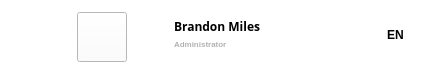
<?xml version="1.0" encoding="UTF-8"?>
<ui version="4.0">
 <class>UserProfile</class>
 <widget class="QWidget" name="UserProfile">
  <property name="geometry">
   <rect>
    <x>0</x>
    <y>0</y>
    <width>444</width>
    <height>70</height>
   </rect>
  </property>
  <property name="sizePolicy">
   <sizepolicy hsizetype="Maximum" vsizetype="Maximum">
    <horstretch>0</horstretch>
    <verstretch>0</verstretch>
   </sizepolicy>
  </property>
  <property name="windowTitle">
   <string>Form</string>
  </property>
  <property name="styleSheet">
   <string notr="true">background-color: rgb(255, 255, 255);

</string>
  </property>
  <layout class="QGridLayout" name="gridLayout">
   <property name="leftMargin">
    <number>10</number>
   </property>
   <property name="topMargin">
    <number>10</number>
   </property>
   <property name="rightMargin">
    <number>10</number>
   </property>
   <property name="bottomMargin">
    <number>10</number>
   </property>
   <property name="spacing">
    <number>0</number>
   </property>
   <item row="1" column="5">
    <widget class="QPushButton" name="dropdownButton">
     <property name="enabled">
      <bool>true</bool>
     </property>
     <property name="sizePolicy">
      <sizepolicy hsizetype="Fixed" vsizetype="Fixed">
       <horstretch>0</horstretch>
       <verstretch>0</verstretch>
      </sizepolicy>
     </property>
     <property name="minimumSize">
      <size>
       <width>30</width>
       <height>50</height>
      </size>
     </property>
     <property name="maximumSize">
      <size>
       <width>50</width>
       <height>45</height>
      </size>
     </property>
     <property name="palette">
      <palette>
       <active>
        <colorrole role="Button">
         <brush brushstyle="SolidPattern">
          <color alpha="255">
           <red>255</red>
           <green>255</green>
           <blue>255</blue>
          </color>
         </brush>
        </colorrole>
        <colorrole role="Base">
         <brush brushstyle="SolidPattern">
          <color alpha="255">
           <red>255</red>
           <green>255</green>
           <blue>255</blue>
          </color>
         </brush>
        </colorrole>
        <colorrole role="Window">
         <brush brushstyle="SolidPattern">
          <color alpha="255">
           <red>255</red>
           <green>255</green>
           <blue>255</blue>
          </color>
         </brush>
        </colorrole>
       </active>
       <inactive>
        <colorrole role="Button">
         <brush brushstyle="SolidPattern">
          <color alpha="255">
           <red>255</red>
           <green>255</green>
           <blue>255</blue>
          </color>
         </brush>
        </colorrole>
        <colorrole role="Base">
         <brush brushstyle="SolidPattern">
          <color alpha="255">
           <red>255</red>
           <green>255</green>
           <blue>255</blue>
          </color>
         </brush>
        </colorrole>
        <colorrole role="Window">
         <brush brushstyle="SolidPattern">
          <color alpha="255">
           <red>255</red>
           <green>255</green>
           <blue>255</blue>
          </color>
         </brush>
        </colorrole>
       </inactive>
       <disabled>
        <colorrole role="Button">
         <brush brushstyle="SolidPattern">
          <color alpha="255">
           <red>255</red>
           <green>255</green>
           <blue>255</blue>
          </color>
         </brush>
        </colorrole>
        <colorrole role="Base">
         <brush brushstyle="SolidPattern">
          <color alpha="255">
           <red>255</red>
           <green>255</green>
           <blue>255</blue>
          </color>
         </brush>
        </colorrole>
        <colorrole role="Window">
         <brush brushstyle="SolidPattern">
          <color alpha="255">
           <red>255</red>
           <green>255</green>
           <blue>255</blue>
          </color>
         </brush>
        </colorrole>
       </disabled>
      </palette>
     </property>
     <property name="font">
      <font>
       <kerning>true</kerning>
      </font>
     </property>
     <property name="cursor">
      <cursorShape>PointingHandCursor</cursorShape>
     </property>
     <property name="styleSheet">
      <string notr="true">border: none;</string>
     </property>
     <property name="text">
      <string/>
     </property>
     <property name="icon">
      <iconset resource="../../QResources.qrc">
       <normaloff>:/Resources/dropdownIcon.png</normaloff>:/Resources/dropdownIcon.png</iconset>
     </property>
     <property name="iconSize">
      <size>
       <width>12</width>
       <height>20</height>
      </size>
     </property>
     <property name="autoDefault">
      <bool>false</bool>
     </property>
     <property name="default">
      <bool>false</bool>
     </property>
     <property name="flat">
      <bool>true</bool>
     </property>
    </widget>
   </item>
   <item row="2" column="4">
    <spacer name="verticalSpacer">
     <property name="orientation">
      <enum>Qt::Vertical</enum>
     </property>
     <property name="sizeHint" stdset="0">
      <size>
       <width>20</width>
       <height>40</height>
      </size>
     </property>
    </spacer>
   </item>
   <item row="1" column="2">
    <spacer name="horizontalSpacer_2">
     <property name="orientation">
      <enum>Qt::Horizontal</enum>
     </property>
     <property name="sizeType">
      <enum>QSizePolicy::Fixed</enum>
     </property>
     <property name="sizeHint" stdset="0">
      <size>
       <width>30</width>
       <height>20</height>
      </size>
     </property>
    </spacer>
   </item>
   <item row="1" column="0">
    <spacer name="horizontalSpacer_4">
     <property name="orientation">
      <enum>Qt::Horizontal</enum>
     </property>
     <property name="sizeType">
      <enum>QSizePolicy::MinimumExpanding</enum>
     </property>
     <property name="sizeHint" stdset="0">
      <size>
       <width>40</width>
       <height>20</height>
      </size>
     </property>
    </spacer>
   </item>
   <item row="1" column="7">
    <widget class="QLabel" name="label">
     <property name="sizePolicy">
      <sizepolicy hsizetype="Maximum" vsizetype="Maximum">
       <horstretch>0</horstretch>
       <verstretch>0</verstretch>
      </sizepolicy>
     </property>
     <property name="styleSheet">
      <string notr="true">font-family: 'Open Sans';
font-style: normal;
font-weight: 600;
font-size: 12px;
line-height: 17px;</string>
     </property>
     <property name="text">
      <string>EN</string>
     </property>
    </widget>
   </item>
   <item row="1" column="8">
    <widget class="QPushButton" name="pushButton">
     <property name="sizePolicy">
      <sizepolicy hsizetype="Maximum" vsizetype="Maximum">
       <horstretch>0</horstretch>
       <verstretch>0</verstretch>
      </sizepolicy>
     </property>
     <property name="maximumSize">
      <size>
       <width>30</width>
       <height>50</height>
      </size>
     </property>
     <property name="cursor">
      <cursorShape>PointingHandCursor</cursorShape>
     </property>
     <property name="styleSheet">
      <string notr="true">border: none;</string>
     </property>
     <property name="text">
      <string/>
     </property>
     <property name="icon">
      <iconset resource="../../QResources.qrc">
       <normaloff>:/Resources/dropdownIcon.png</normaloff>:/Resources/dropdownIcon.png</iconset>
     </property>
     <property name="iconSize">
      <size>
       <width>12</width>
       <height>20</height>
      </size>
     </property>
     <property name="flat">
      <bool>true</bool>
     </property>
    </widget>
   </item>
   <item row="1" column="6">
    <spacer name="horizontalSpacer">
     <property name="orientation">
      <enum>Qt::Horizontal</enum>
     </property>
     <property name="sizeType">
      <enum>QSizePolicy::Fixed</enum>
     </property>
     <property name="sizeHint" stdset="0">
      <size>
       <width>80</width>
       <height>18</height>
      </size>
     </property>
    </spacer>
   </item>
   <item row="0" column="4">
    <spacer name="verticalSpacer_2">
     <property name="orientation">
      <enum>Qt::Vertical</enum>
     </property>
     <property name="sizeHint" stdset="0">
      <size>
       <width>20</width>
       <height>40</height>
      </size>
     </property>
    </spacer>
   </item>
   <item row="1" column="1">
    <widget class="QPushButton" name="switchButton">
     <property name="sizePolicy">
      <sizepolicy hsizetype="Fixed" vsizetype="Fixed">
       <horstretch>0</horstretch>
       <verstretch>0</verstretch>
      </sizepolicy>
     </property>
     <property name="minimumSize">
      <size>
       <width>50</width>
       <height>50</height>
      </size>
     </property>
     <property name="maximumSize">
      <size>
       <width>45</width>
       <height>45</height>
      </size>
     </property>
     <property name="cursor">
      <cursorShape>PointingHandCursor</cursorShape>
     </property>
     <property name="text">
      <string/>
     </property>
     <property name="icon">
      <iconset resource="../../QResources.qrc">
       <normaloff>:/Resources/switch_icon.jpg</normaloff>:/Resources/switch_icon.jpg</iconset>
     </property>
     <property name="iconSize">
      <size>
       <width>50</width>
       <height>50</height>
      </size>
     </property>
    </widget>
   </item>
   <item row="1" column="3">
    <widget class="QLabel" name="userProfPicture">
     <property name="sizePolicy">
      <sizepolicy hsizetype="Fixed" vsizetype="Fixed">
       <horstretch>0</horstretch>
       <verstretch>0</verstretch>
      </sizepolicy>
     </property>
     <property name="maximumSize">
      <size>
       <width>45</width>
       <height>45</height>
      </size>
     </property>
     <property name="pixmap">
      <pixmap resource="../../QResources.qrc">:/Resources/user_prof_pic.png</pixmap>
     </property>
     <property name="scaledContents">
      <bool>true</bool>
     </property>
    </widget>
   </item>
   <item row="1" column="4">
    <layout class="QVBoxLayout" name="verticalLayout">
     <property name="spacing">
      <number>0</number>
     </property>
     <property name="leftMargin">
      <number>10</number>
     </property>
     <property name="topMargin">
      <number>8</number>
     </property>
     <property name="rightMargin">
      <number>14</number>
     </property>
     <item>
      <widget class="QLabel" name="userName">
       <property name="sizePolicy">
        <sizepolicy hsizetype="Maximum" vsizetype="Minimum">
         <horstretch>0</horstretch>
         <verstretch>0</verstretch>
        </sizepolicy>
       </property>
       <property name="minimumSize">
        <size>
         <width>0</width>
         <height>0</height>
        </size>
       </property>
       <property name="maximumSize">
        <size>
         <width>1000</width>
         <height>1000</height>
        </size>
       </property>
       <property name="font">
        <font>
         <family>Open Sans</family>
         <pointsize>-1</pointsize>
         <weight>75</weight>
         <italic>false</italic>
         <bold>true</bold>
        </font>
       </property>
       <property name="autoFillBackground">
        <bool>false</bool>
       </property>
       <property name="styleSheet">
        <string notr="true">font-family: 'Open Sans';
font-style: normal;
font-weight: 600;
font-size: 12px;
line-height: 24px;</string>
       </property>
       <property name="text">
        <string>Brandon Miles</string>
       </property>
       <property name="alignment">
        <set>Qt::AlignLeading|Qt::AlignLeft|Qt::AlignTop</set>
       </property>
      </widget>
     </item>
     <item>
      <widget class="QLabel" name="userStatus">
       <property name="sizePolicy">
        <sizepolicy hsizetype="Maximum" vsizetype="Minimum">
         <horstretch>0</horstretch>
         <verstretch>0</verstretch>
        </sizepolicy>
       </property>
       <property name="styleSheet">
        <string notr="true">font-family: 'Open Sans';
font-style: normal;
font-weight: 600;
font-size: 8px;
line-height: 24px;
color: #B2B2B2;</string>
       </property>
       <property name="text">
        <string>Administrator</string>
       </property>
       <property name="alignment">
        <set>Qt::AlignLeading|Qt::AlignLeft|Qt::AlignTop</set>
       </property>
      </widget>
     </item>
    </layout>
   </item>
  </layout>
 </widget>
 <resources>
  <include location="../../QResources.qrc"/>
  <include location="../../QResources.qrc"/>
 </resources>
 <connections/>
</ui>
